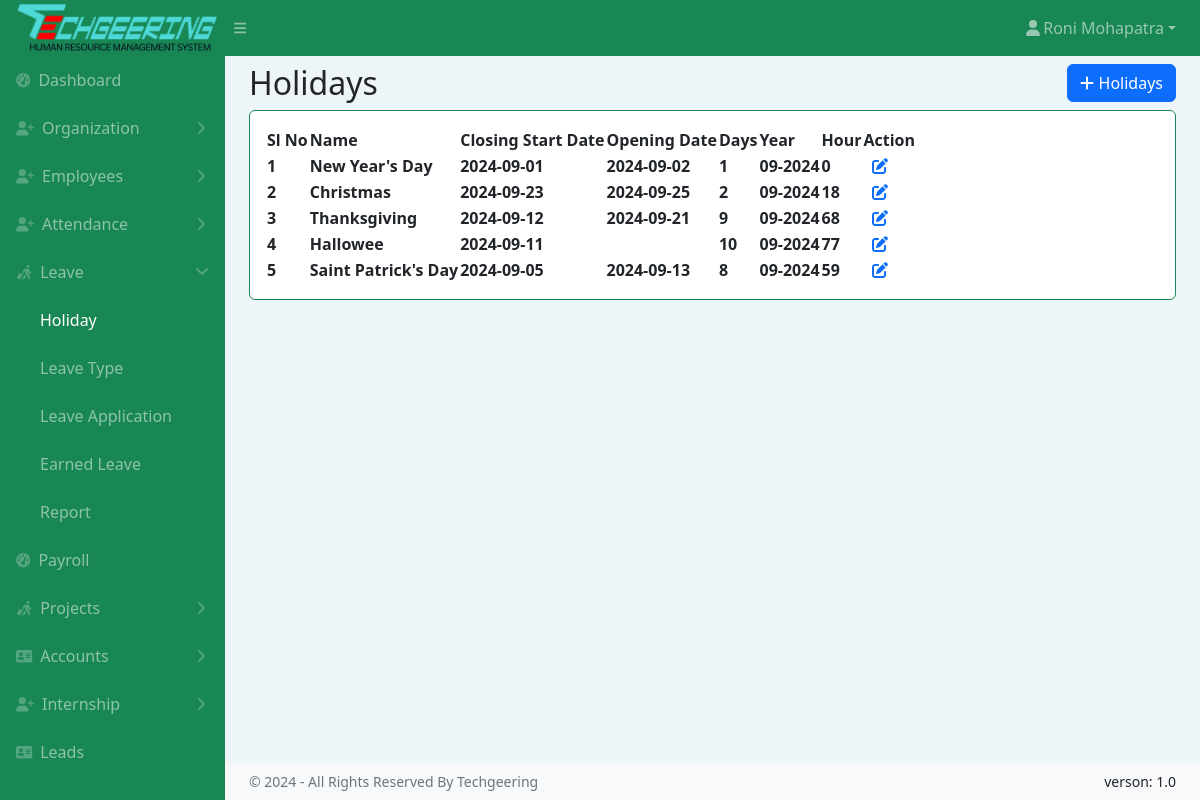
/holiday.php (signed in), run on the app's committed database.
### tables this page shows
CREATE TABLE `employee` (
  `id` int(11) NOT NULL,
  `em_code` varchar(64) DEFAULT NULL,
  `des_id` int(11) DEFAULT NULL,
  `dep_id` int(11) DEFAULT NULL,
  `full_name` varchar(128) DEFAULT NULL,
  `father_name` varchar(50) NOT NULL,
  `mother_name` varchar(50) NOT NULL,
  `em_email` varchar(64) DEFAULT NULL,
  `prof_email` varchar(70) NOT NULL,
  `marital_status` varchar(20) NOT NULL,
  `em_password` varchar(512) NOT NULL,
  `em_role` int(10) NOT NULL,
  `status` enum('ACTIVE','INACTIVE') NOT NULL DEFAULT 'ACTIVE',
  `em_gender` enum('Male','Female') NOT NULL DEFAULT 'Male',
  `em_phone` varchar(64) DEFAULT NULL,
  `em_wahtsapp` varchar(64) DEFAULT NULL,
  `em_birthday` varchar(128) DEFAULT NULL,
  `em_blood_group` enum('O+','O-','A+','A-','B+','B-','AB+','OB+') DEFAULT NULL,
  `em_joining_date` varchar(128) DEFAULT NULL,
  `last_company_date` date DEFAULT NULL,
  `em_contact_end` varchar(128) DEFAULT NULL,
  `em_image` varchar(128) DEFAULT NULL,
  `em_aadher` varchar(64) DEFAULT NULL,
  `em_pan` varchar(20) NOT NULL,
  `emergency_contact` int(10) NOT NULL
);

CREATE TABLE `holiday` (
  `id` int(11) NOT NULL,
  `holiday_name` varchar(256) DEFAULT NULL,
  `from_date` varchar(64) DEFAULT NULL,
  `to_date` varchar(64) DEFAULT NULL,
  `number_of_days` varchar(64) DEFAULT NULL,
  `year` varchar(64) DEFAULT NULL,
  `number_of_holiday_hour` int(11) DEFAULT NULL
);

### holiday.php (the view, shortened to what this page needs)
<!DOCTYPE html>
<html lang="en">
<head>
    <link href="https://cdn.jsdelivr.net/npm/simple-datatables@7.1.2/dist/style.min.css" rel="stylesheet" />
    <link href="assets/css/styles.css" rel="stylesheet" />
</head>
<body class="sb-nav-fixed">
    <?php include 'common/topnav.php' ?>
    <div id="layoutSidenav">
        <?php include 'common/sidenav.php' ?>
        <div id="layoutSidenav_content">
            <main>
                <div class="container-fluid px-4">
                    <div class="d-flex justify-content-between align-items-center">
                        <h2 class="my-2">Holidays</h2>
                        <?php if ($em_role == '1' || $em_role == '3') { ?>
                            <button type="button" class="btn btn-primary" data-bs-toggle="modal" data-bs-target="#addDept">
                                <i class="fa-solid fa-plus"></i> Holidays
                            </button>
                        <?php } ?>
                    </div>
                    <div class="card mb-4">
                        <div class="card-body">
                            <table id="datatablesSimple">
                                <thead>
                                    <tr>
                                        <th>Sl No</th>
                                        <th>Name</th>
                                        <th>Closing Start Date</th>
                                        <th>Opening Date</th>
                                        <th>Days</th>
                                        <th>Year</th>
                                        <th>Hour</th>
                                        <?php if ($em_role == '1' || $em_role == '3') { ?>
                                            <th>Action</th>
                                        <?php } ?>
                                    </tr>
                                </thead>
                                <tbody>
                                    <?php
                                    include "common/conn.php";
                                    $sql = "SELECT * FROM holiday";
                                    $result = $conn->query($sql);
                                    if ($result->num_rows > 0) {
                                        $slno = 1;
                                        while ($row = $result->fetch_assoc()) {
                                            ?>
                                            <tr>
                                                <th><?php echo $slno; ?></th>
                                                <th><?php echo $row["holiday_name"]; ?></th>
                                                <th><?php echo $row["from_date"]; ?></th>
                                                <th><?php echo $row["to_date"]; ?></th>
                                                <th><?php echo $row["number_of_days"]; ?></th>
                                                <th><?php echo $row["year"]; ?></th>
                                                <th><?php echo $row["number_of_holiday_hour"]; ?></th>
                                                <?php if ($em_role == '1' || $em_role == '3') { ?>
                                                    <th>
                                                        <i class="fa-solid fa-pen-to-square me-2 ms-2 text-primary"
                                                            onclick="myfcn4(<?php echo $row['id']; ?>,'<?php echo $row['holiday_name']; ?>','<?php echo $row['from_date']; ?>','<?php echo $row['to_date']; ?>')"
                                                            data-bs-toggle="modal" data-bs-target="#updateholiday"></i>
                                                    </th>
                                                <?php } ?>
                                            </tr>
                                            <?php
                                            $slno++;
                                        }
                                    } else {
                                        echo "0 results";
                                    }
                                    ?>
                                </tbody>
                            </table>
                        </div>
                    </div>
                </div>
            </main>
            <?php include 'common/copyrightfooter.php' ?>
        </div>
    </div>
</body>
</html>

### common/topnav.php (shortened to what this page needs)
<?php
$userid = $_SESSION['username'];
$em_role = $_SESSION['em_role'];
?>
<nav class="sb-topnav navbar navbar-expand navbar-dark bg-success">
    <a class="navbar-brand ps-3 text-center" href="index.php">
        <img src="assets/img/logo.png" class="img-fluid">
    </a>
    <button class="btn btn-link btn-sm order-1 order-lg-0 me-4 me-lg-0" id="sidebarToggle" href="#!"><i
            class="fas fa-bars"></i></button>
    <ul class="navbar-nav ms-auto me-0 me-md-3 my-2 my-md-0">
        <li class="nav-item dropdown">
            <?php
            include "common/conn.php";
            $sql = "SELECT * FROM employee WHERE id=$userid";
            $result = $conn->query($sql);
            if ($result->num_rows > 0) {
                $row = $result->fetch_assoc();
            }
            ?>
            <a class="nav-link dropdown-toggle" id="navbarDropdown" href="#" role="button" data-bs-toggle="dropdown"
                aria-expanded="false"><i class="fas fa-user fa-fw"></i><?php echo $row["full_name"]; ?></a>
        </li>
    </ul>
</nav>

### data on the page
employee: full_name "Roni Mohapatra"
holiday: holiday_name "New Year's Day", from_date "2024-09-01", to_date "2024-09-02", number_of_days "1", year "09-2024", number_of_holiday_hour "0"
holiday: holiday_name "Christmas", from_date "2024-09-23", to_date "2024-09-25", number_of_days "2", year "09-2024", number_of_holiday_hour "18"
holiday: holiday_name "Thanksgiving", from_date "2024-09-12", to_date "2024-09-21", number_of_days "9", year "09-2024", number_of_holiday_hour "68"
holiday: holiday_name "Hallowee", from_date "2024-09-11", number_of_days "10", year "09-2024", number_of_holiday_hour "77"
holiday: holiday_name "Saint Patrick's Day", from_date "2024-09-05", to_date "2024-09-13", number_of_days "8", year "09-2024", number_of_holiday_hour "59"
